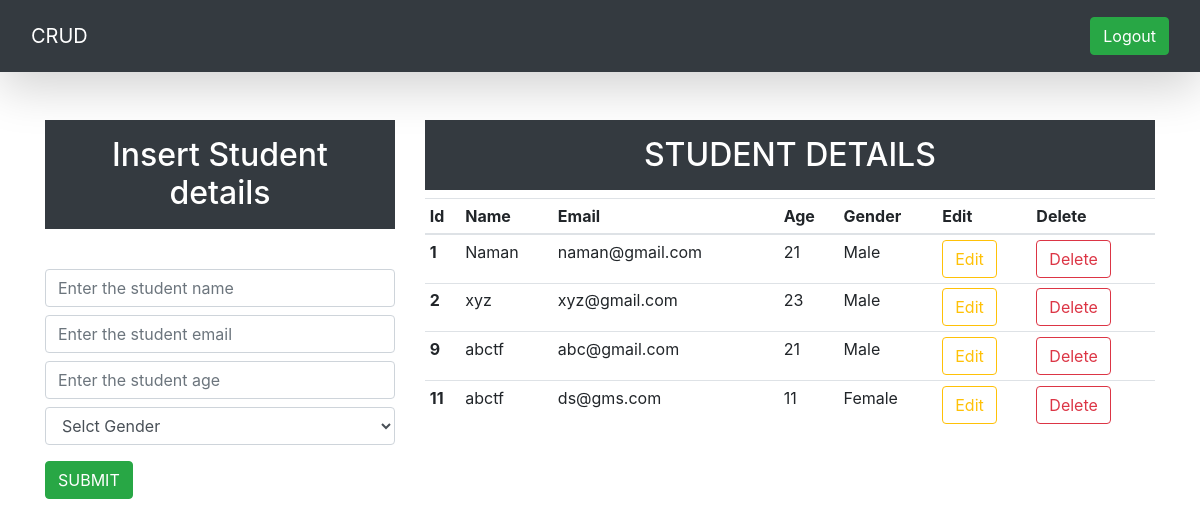
The page / on the database its author committed.
### crudApp/models.py (models this page shows, shortened)
class Student(models.Model):
    user = models.ForeignKey(User, on_delete=models.SET_NULL, null = True, blank = True)
    name = models.CharField(max_length=25, blank=False, null=False)
    email = models.EmailField()
    age = models.IntegerField()
    gender = models.CharField(max_length=25, blank=False, null=False)

### crudApp/views.py (the view)
# urls.py: path('',views.index, name="index"),
def index(request):
    data = Student.objects.all()
    context={"data":data}
    return render(request,"index.html",context)

### templates/index.html (shortened to what this page needs)
<!doctype html>
<html lang="en">
  <head>
    <link rel="stylesheet" href="https://cdn.jsdelivr.net/npm/bootstrap@4.6.2/dist/css/bootstrap.min.css">
  </head>
  <body>
      <nav class="navbar navbar-dark p-3 bg-dark shadow-lg">
        <div class="container-fluid">
          <a class="navbar-brand">CRUD</a>
          <form class="d-flex">
            <a href = "/login" class="btn btn-success" type="submit">Logout</a>
          </form>
        </div>
      </nav>
      <div class="container mt-5">
        <div class="row">
            <div class="col-md-4">
                <h2 class="text-white bg-dark text-center p-3">Insert Student details</h2>
            <br>
            <form action="/insert" method="post">{% csrf_token %}
                <div class="form-group">
                    <input type="text" placeholder="Enter the student name" class= "form-control mt-2" name = "name" required>
                    <input type="text" placeholder="Enter the student email" class= "form-control mt-2" name = "email" required>
                    <input type="number" placeholder="Enter the student age" class= "form-control mt-2" name = "age" required>
                    <div class="form-group">
                        <select id="gender" class="form-control mt-2" name="gender" required>
                          <option selected>Selct Gender</option>
                        </select>
                    </div>
                    <div class="d-grid gap-2">
                        <button class="btn btn-success" type="submit">SUBMIT</button>
                      </div>
                </div>
            </form>
            </div>
            <div class="col-md-8">
                <h2 class="text-center text-white bg-dark p-3">STUDENT DETAILS</h2>
                <table class="table table-sm">
                    <thead>
                        <tr>
                            <th scope="col">Id</th>
                            <th scope="col">Name</th>
                            <th scope="col">Email</th>
                            <th scope="col">Age</th>
                            <th scope="col">Gender</th>
                            <th scope="col">Edit</th>
                            <th scope="col">Delete</th>
                        </tr>
                    </thead>
                    <tbody>
                        {% for d in data %}
                        <tr>
                            <th scope='row'>{{d.id}}</th>
                            <td>{{d.name}}</td>
                            <td>{{d.email}}</td>
                            <td>{{d.age}}</td>
                            <td>{{d.gender}}</td>
                            <td><a type="button" href = "/update/{{d.id}}" class="btn btn-outline-warning">Edit</a></td>
                            <td><a type="button" href = "/delete/{{d.id}}" class="btn btn-outline-danger">Delete</a></td>
                        </tr>
                        {% endfor %}
                    </tbody>
                </table>
            </div>
        </div>
      </div>
  </body>
</html>

### rows shown on the page
Student: id "1", name "Naman", email "naman@gmail.com", age "21", gender "Male"
Student: id "2", name "xyz", email "xyz@gmail.com", age "23", gender "Male"
Student: id "9", name "abctf", email "abc@gmail.com", age "21", gender "Male"
Student: id "11", name "abctf", email "ds@gms.com", age "11", gender "Female"
